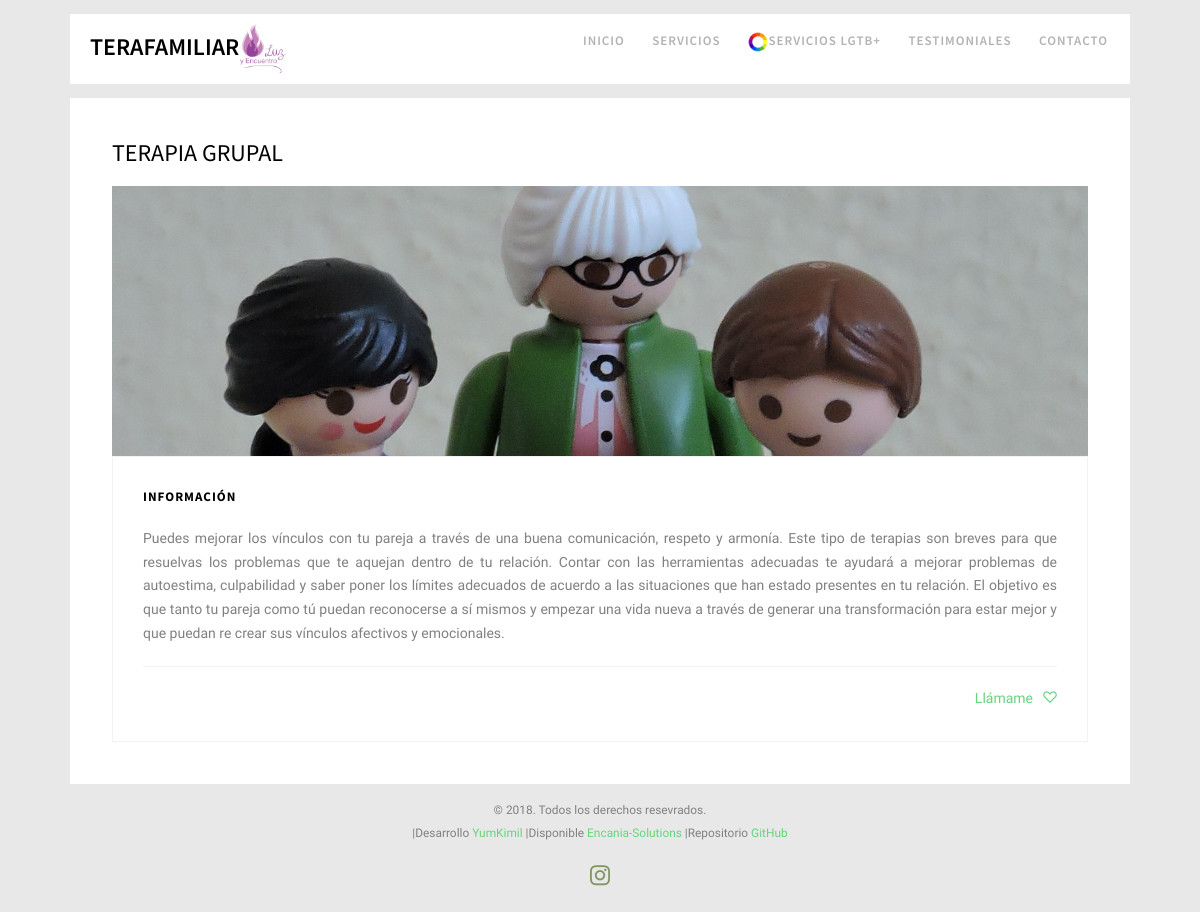
Page /group_therapy/ on the committed database.
### group_therapy/models.py (models this page shows, shortened)
class Group_therapy(models.Model):
    title = models.CharField(max_length=200, verbose_name="Título")
    subtitle = models.CharField(max_length=200, verbose_name="Subtítulo")
    content = RichTextField(verbose_name="Contenido")
    image = models.ImageField(verbose_name="Imágen", upload_to="group_therapy")
    created = models.DateTimeField(auto_now_add=True, verbose_name="Fecha de creación")
    updated = models.DateTimeField(auto_now=True, verbose_name="Fecha de edición")
    published = models.DateTimeField(verbose_name="Fecha de publicación", default=now)
    class Meta:
        verbose_name = "terapia grupal"
        verbose_name_plural = "terapias grupales"
        ordering = ['-created']

### group_therapy/views.py (the view)
# urls.py: path('', views.group_therapy, name="group_therapy"),
def group_therapy(request):
    group_therapies = Group_therapy.objects.all()
    return  render(request, "group_therapy/group_therapy.html", {'group_therapies':group_therapies})

### social/processors.py (called while the page is built)
def ctx_dict(request):
    ctx = {}
    links = Link.objects.all()
    for link in links:
        ctx[link.key] = link.url
    return ctx

### group_therapy/templates/group_therapy/group_therapy.html
{% extends 'core/base.html' %}
{% load static %}
{% block content %}
	{% for group_therapy in group_therapies %}
		<div class="container-wrap">
			<div id="fh5co-blog">
				<div class="row">
					<div class="col-md-12">
						<div class="fh5co-blog animate-box">
							<h3>{{group_therapy.title}}</h3>
							<a href="{{group_therapy.image.url}}" class="blog-bg" style="background-image: url({{group_therapy.image.url}});"></a>
							<div class="blog-text">
								<h3>{{group_therapy.subtitle}}</h3>
								<p>{{group_therapy.content|safe}}</p>
								<ul class="stuff">
									<li><a href="{% url 'contact' %}">Llámame<i class="icon-heart3"></i></a></li>
								</ul>
							</div>
						</div>
					</div>
				</div>
			</div>
		</div>
	{% endfor %}
{% endblock %}

### core/static/core/css/style.css (style rules this page uses)
body { font-family: "Oxygen", sans-serif; font-weight: 300; font-size: 14px; line-height: 1.7; color: gray; background: #e8e8e8; }
a { color: #66D37E; -webkit-transition: 0.5s; -o-transition: 0.5s; transition: 0.5s; }
p { margin-bottom: 20px; }
h1, h2, h3, h4, h5, h6, figure { color: #000; font-family: "Source Sans Pro", sans-serif; font-weight: 400; margin: 0 0 20px 0; }
.container-wrap { max-width: 1060px; margin: 0 auto; margin-bottom: 1em; background: #fff; }
#fh5co-about, #fh5co-services, #fh5co-contact, #fh5co-work, #fh5co-blog, #fh5co-counter, #fh5co-footer { padding: 3em 3em; clear: both; }
.fh5co-blog { width: 100%; float: left; margin-bottom: 0px; }
.fh5co-blog .blog-bg { display: block; width: 100%; background-size: cover; background-position: center center; background-repeat: no-repeat; position: relative; height: 270px; }
.fh5co-blog .blog-text { position: relative; width: 100%; padding: 30px; float: left; border: 1px solid rgba(0, 0, 0, 0.05); -webkit-transition: 0.3s; -o-transition: 0.3s; transition: 0.3s; }
.fh5co-blog .blog-text .stuff { margin: 0; padding: 0; border-top: 1px solid rgba(0, 0, 0, 0.05); padding-top: 20px; }
.fh5co-blog .blog-text .stuff li { list-style: none; display: inline-block; margin-left: 10px; }
.fh5co-blog .blog-text .stuff li:first-child { margin-left: 0; }
.fh5co-blog .blog-text .stuff li:last-child { float: right; }
.fh5co-blog .blog-text .stuff li:last-child i { padding-right: 0; padding-left: 10px; }
.fh5co-blog .blog-text .stuff li i { font-size: 14px; padding-right: 5px; }
.fh5co-blog .blog-text h3 { font-size: 13px; margin-bottom: 20px; line-height: 1.5; font-weight: 700; letter-spacing: 1px; text-transform: uppercase; font-family: "Source Sans Pro", sans-serif; }
.js .animate-box { opacity: 0; }

### rows in the picture
Group_therapy: title "TERAPIA GRUPAL", image (picture), subtitle "INFORMACIÓN", content "Puedes mejorar los vínculos con tu pareja a través de una buena comunicación, respeto y armonía. Este tipo de terapias son breves para que resuelvas los problemas que te aquejan dentro de tu relación. Contar con las herramientas adecuadas te ayudará a mejorar problemas de autoestima, culpabilidad y saber poner los límites adecuados de acuerdo a las situaciones que han estado presentes en tu relación. El objetivo es que tanto tu pareja como tú puedan reconocerse a sí mismos y empezar una vida nueva a través de generar una transformación para estar mejor y que puedan re crear sus vínculos afectivos y emocionales."
